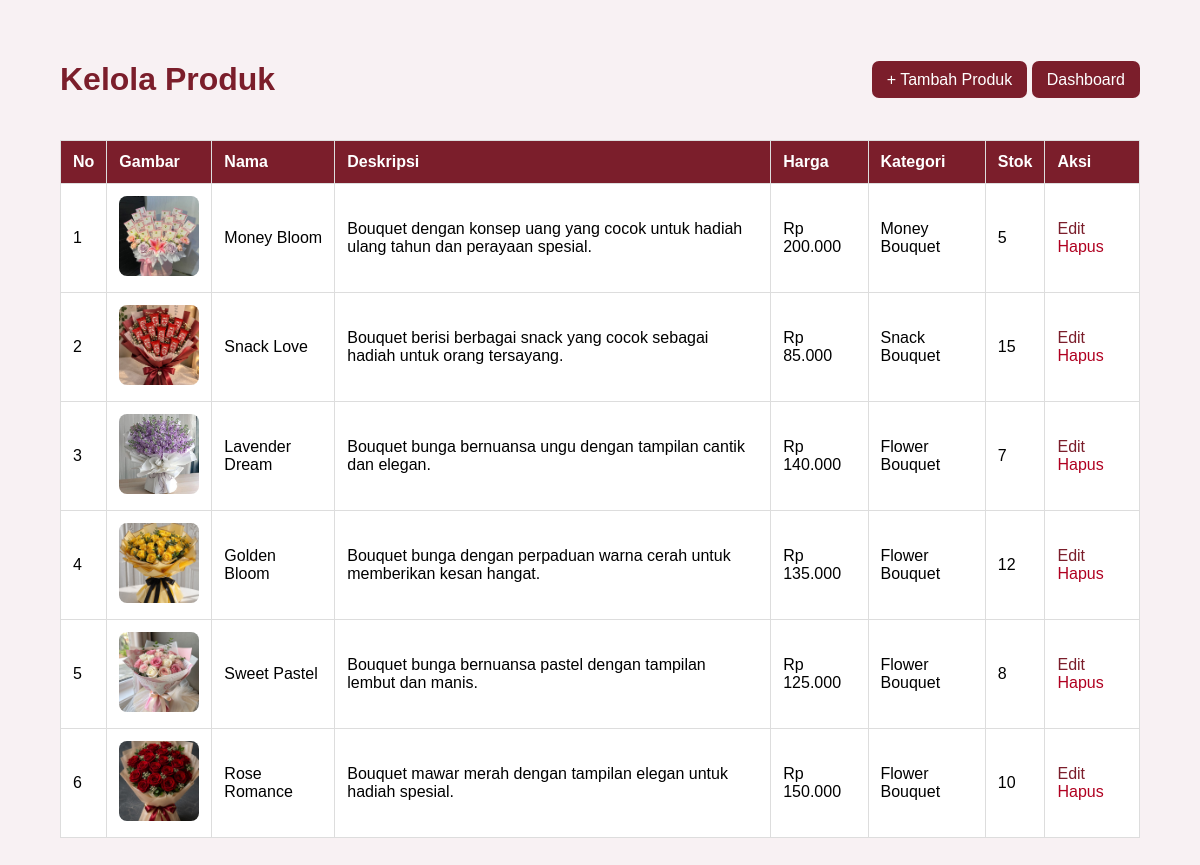
Screenshot of /produk/index.php (signed in) with the database file from the repository.
### tables this page shows
CREATE TABLE `produk` (
  `id` int NOT NULL,
  `nama` varchar(100) NOT NULL,
  `kategori` varchar(50) NOT NULL,
  `deskripsi` text NOT NULL,
  `harga` decimal(12,2) NOT NULL,
  `stok` int NOT NULL DEFAULT '0',
  `gambar` varchar(255) DEFAULT NULL,
  `created_at` timestamp NOT NULL DEFAULT CURRENT_TIMESTAMP
);

### produk/index.php (the view, shortened to what this page needs)
<?php
require_once __DIR__ . "/../config/koneksi.php";
$query = mysqli_query($conn, "SELECT * FROM produk ORDER BY id DESC");
?>
<!DOCTYPE html>
<html lang="id">
<head>
</head>
<body>
<div class="container">
    <div class="top">
        <h1>Kelola Produk</h1>
        <div>
            <a class="btn" href="tambah.php">+ Tambah Produk</a>
            <a class="btn" href="../index.php">Dashboard</a>
        </div>
    </div>
    <table>
        <tr>
            <th>No</th>
            <th>Gambar</th>
            <th>Nama</th>
            <th>Deskripsi</th>
            <th>Harga</th>
            <th>Kategori</th>
            <th>Stok</th>
            <th>Aksi</th>
        </tr>
        <?php
        $no = 1;
        while ($produk = mysqli_fetch_assoc($query)):
        ?>
        <tr>
            <td><?= $no++; ?></td>
            <td>
                <?php if (!empty($produk['gambar'])): ?>
                    <img src="../../assets/images/<?= $produk['gambar']; ?>">
                <?php else: ?>
                    Tidak ada gambar
                <?php endif; ?>
            </td>
            <td><?= htmlspecialchars($produk['nama']); ?></td>
            <td><?= htmlspecialchars($produk['deskripsi']); ?></td>
            <td>Rp <?= number_format($produk['harga'], 0, ',', '.'); ?></td>
            <td><?= htmlspecialchars($produk['kategori']); ?></td>
            <td><?= $produk['stok']; ?></td>
            <td>
                <a class="edit" href="edit.php?id=<?= $produk['id']; ?>">Edit</a>
                <a class="hapus"
                   href="hapus.php?id=<?= $produk['id']; ?>"
                   onclick="return confirm('Yakin ingin menghapus produk ini?')">
                   Hapus
                </a>
            </td>
        </tr>
        <?php endwhile; ?>
    </table>
</div>
</body>
</html>

### produk/index.php (style rules this page uses)
* { box-sizing: border-box; font-family: Arial, sans-serif; }
body { margin: 0; background: #f8f1f3; }
.container { width: 90%; margin: 40px auto; }
h1 { color: #7b1e2b; }
.top { display: flex; justify-content: space-between; align-items: center; margin-bottom: 20px; }
.btn { text-decoration: none; padding: 10px 15px; border-radius: 7px; color: white; background: #7b1e2b; }
table { width: 100%; border-collapse: collapse; background: white; }
th, td { padding: 12px; border: 1px solid #ddd; text-align: left; }
th { background: #7b1e2b; color: white; }
img { width: 80px; height: 80px; object-fit: cover; border-radius: 8px; }
.edit { color: #7b1e2b; text-decoration: none; margin-right: 8px; }
.hapus { color: #b00020; text-decoration: none; }

### rows the page displays
produk: gambar (picture), nama "Money Bloom", deskripsi "Bouquet dengan konsep uang yang cocok untuk hadiah ulang tahun dan perayaan spesial.", harga "200.000", kategori "Money Bouquet", stok "5"
produk: gambar (picture), nama "Snack Love", deskripsi "Bouquet berisi berbagai snack yang cocok sebagai hadiah untuk orang tersayang.", harga "85.000", kategori "Snack Bouquet", stok "15"
produk: gambar (picture), nama "Lavender Dream", deskripsi "Bouquet bunga bernuansa ungu dengan tampilan cantik dan elegan.", harga "140.000", kategori "Flower Bouquet", stok "7"
produk: gambar (picture), nama "Golden Bloom", deskripsi "Bouquet bunga dengan perpaduan warna cerah untuk memberikan kesan hangat.", harga "135.000", kategori "Flower Bouquet", stok "12"
produk: gambar (picture), nama "Sweet Pastel", deskripsi "Bouquet bunga bernuansa pastel dengan tampilan lembut dan manis.", harga "125.000", kategori "Flower Bouquet", stok "8"
produk: gambar (picture), nama "Rose Romance", deskripsi "Bouquet mawar merah dengan tampilan elegan untuk hadiah spesial.", harga "150.000", kategori "Flower Bouquet", stok "10"
